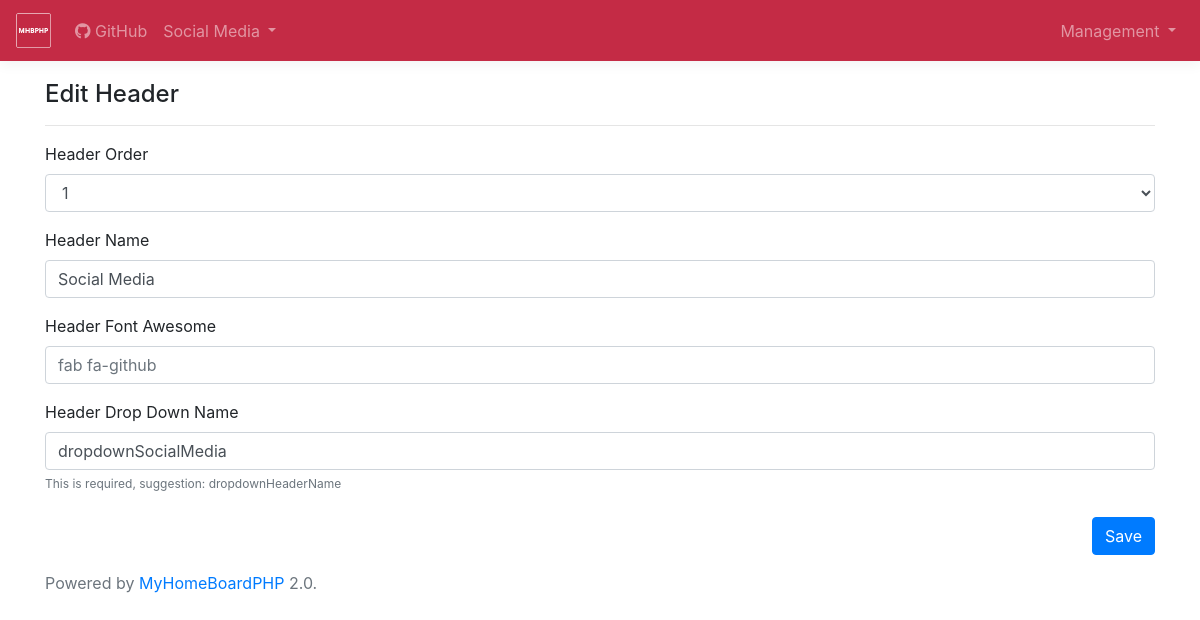
The page /links/mod.php?id=1&action=edit&type=header on the database its author committed.
### tables this page shows
CREATE TABLE `tblLink` (
  `LID` int(255) NOT NULL,
  `HID` int(255) NOT NULL,
  `LinkName` varchar(255) NOT NULL,
  `LinkHref` varchar(255) NOT NULL,
  `LinkOrder` int(255) NOT NULL,
  `LinkCustomVar` varchar(255) NOT NULL,
  `LinkFontAwesome` varchar(255) NOT NULL
);

CREATE TABLE `tblLinkHeaders` (
  `HID` int(255) NOT NULL COMMENT 'Link Header ID',
  `HeaderName` varchar(255) NOT NULL,
  `HeaderLink` varchar(255) NOT NULL,
  `HeaderDDName` varchar(255) NOT NULL COMMENT 'Dropdown Name',
  `HeaderOrder` int(11) NOT NULL,
  `HeaderFontAwesome` varchar(255) NOT NULL
);

### include/db/func.php (called while the page is built, shortened)
<?php
    class MyHomeBoardPHP {
        private $db;
        public function __construct(PDO $db){
        $this->db = $db;
        }
        function GetHeaderInfo($hid)
        {
            $q = "SELECT * FROM `tblLinkHeaders` WHERE `HID` = :hid";
            $query = $this->db->prepare($q);
            $query->execute( array('hid'=> $hid) );
            if($query->rowCount() > 0)
            {
              return $query->fetchall();
            }
        }
        function AllLinkHeaders()
        {
            $q = "SELECT * FROM `tblLinkHeaders` ORDER BY `HeaderOrder` ASC";
            $query = $this->db->prepare($q);
            $query->execute();
            return $query->fetchall();
        }
        function StandaloneLinks()
        {
            $q = "SELECT * FROM `tblLink` WHERE `HID` = '0' ORDER BY `LinkOrder` ASC";
            $query = $this->db->prepare($q);
            $query->execute();
            return $query->fetchall();
        }
        function GetHeaderCount()
        {
            $q = "SELECT * FROM `tblLinkHeaders`";
            $query = $this->db->prepare($q);
            $query->execute();
            return $query->rowCount();
        }
    }
?>

### links/mod.php (the view, shortened to what this page needs)
<?php
    require("../include/db/conn.php");
    require("../include/db/func.php");
    $home = new MyHomeBoardPHP($pdo);
    if(isset($_GET['action']) && isset($_GET['id']) && isset($_GET['type'])){
        $type = htmlentities($_GET['type']);
        $action = htmlentities($_GET['action']);
        $id = htmlentities($_GET['id']);
        if($action == "delete") {
            if ($type == 'link') {
                $name = $home->GetLinkInfo($id)[0]['LinkName'];
                $home->DeleteLink($id);
            } elseif ($type == 'header') {
                $name = $home->GetHeaderInfo($id)[0]['HeaderName'];
                $home->DeleteHeader($id);
            }
            header("location: " . URL . "/links/?action=deleted&name=" . $name . "&type=" . $type);
            die();
        } elseif($action =="edit" && $type == "header") {
            $db_edit_hid = $home->GetHeaderInfo($id)[0]['HID'];
            $db_edit_hname = $home->GetHeaderInfo($id)[0]['HeaderName'];
            $db_edit_hddname = $home->GetHeaderInfo($id)[0]['HeaderDDName'];
            $db_edit_horder = $home->GetHeaderInfo($id)[0]['HeaderOrder'];
            $db_edit_hfonta = $home->GetHeaderInfo($id)[0]['HeaderFontAwesome'];
        } else {
            header("location: " . URL . "/links/");
            die();
        }
    } else {
        header("location: " . URL . "/links/");
        die();
    }
?>
<!doctype html>
<html lang="en">
<head>
  <?php require("../include/style/css.php");?>
</head>
<body>
    <?php require("../include/navigation.php");?>
    <main role="main" class="container">
    <?php  if($type == "header" && $action == "edit") { ?>
        <div class="row">
            <div class="col">
            <h4>Edit Header</h4>
            <hr>
                <form action="" method="post">
                    <div class="row">
                        <div class="col">
                            <div class="form-group">
                                <label for="HeaderOrder">Header Order</label>
                                <select class="form-control" id="HeaderOrder" name="HeaderOrder">
                                    <?php $headerCount = $home->GetHeaderCount(); $hc = 1; while($hc < $headerCount + 1) { ?>
                                    <option <?php if($db_edit_horder == $hc) { print("selected"); }?>><?php print($hc);?></option>
                                    <?php $hc++; } ?>
                                </select>
                            </div>
                        </div>
                    </div>
                    <div class="form-group">
                        <label for="HeaderName">Header Name</label>
                        <input type="text" class="form-control" id="HeaderName" name="HeaderName" placeholder="MyHomeBoardPHP" value="<?php print($db_edit_hname);?>" required>
                    </div>
                    <div class="form-group">
                        <label for="HeaderFontAwesome">Header Font Awesome</label>
                        <input type="text" class="form-control" id="HeaderFontAwesome" name="HeaderFontAwesome" placeholder="fab fa-github" value="<?php print($db_edit_hfonta);?>">
                    </div>
                    <div class="form-group">
                        <label for="HeaderDDName">Header Drop Down Name</label>
                        <input type="text" class="form-control" id="HeaderDDName" name="HeaderDDName" placeholder="dropdownDevelopment" value="<?php print($db_edit_hddname);?>" required>
                        <label for="HeaderDDName" class="text-muted mt-1" style="font-size: 12px;">This is required, suggestion: dropdownHeaderName</label>
                    </div>
                    <button type="submit" class="btn btn-primary float-right" id="eh_submit" name="eh_submit">Save</button>
                </form>
            </div>
        </div>
    <?php } ?>
    <?php require("../include/footer.php"); ?>
    </main>
</body>
</html>

### include/navigation.php (shortened to what this page needs)
<nav class="navbar navbar-expand-md navbar-dark bg-dark bg-custom fixed-top box-shadow">
    <a class="navbar-brand" href="<?php print(URL);?>">
      <?php if(NavShowImage == true) { ?>
        <img class="d-block" src="<?php print(URL);?>/assets/images/<?php print(NavImage);?>" width="<?php print(NavWidth);?>" height="<?php print(NavHeight);?>" alt="Navigation Logo">
      <?php } else { ?>
        <?php print(WebName);?>
      <?php } ?>
      </a>
    <div class="collapse navbar-collapse justify-content-between" id="navbar">
      <ul class="navbar-nav mr-auto ">
        <?php foreach($home->StandaloneLinks() as $SL) { ?>
          <li class="nav-item">
            <a class="nav-link" <?php print(stripslashes($SL['LinkCustomVar']));?> href="<?php print($SL['LinkHref']);?>">
              <span class="<?php print($SL['LinkFontAwesome']);?>"></span>
              <?php print($SL['LinkName']);?>
            </a>
          </li>
        <?php } ?>
        <?php foreach($home->AllLinkHeaders() as $LH) { ?>
        <li class="nav-item dropdown">
          <a class="nav-link dropdown-toggle" href="<?php print($LH['HeaderLink']);?>" id="<?php print($LH['HeaderDDName']);?>" data-toggle="dropdown" aria-haspopup="true" aria-expanded="false">
            <?php print($LH['HeaderName']);?>
          </a>
        </li>
        <?php } ?>
      </ul>
      <ul class="navbar-nav">
      <li class="nav-item dropdown">
      <a class="nav-link dropdown-toggle" href="" id="dropdownManagement" data-toggle="dropdown" aria-haspopup="true" aria-expanded="false">
            Management
          </a>
        </li>
     </ul>
    </div>
  </nav>

### assets/css/custom.css (style rules this page uses)
body { padding-top: 5rem; }
.box-shadow { box-shadow: 0 .25rem .75rem rgba(0, 0, 0, .05); }

### rows shown on the page
tbllink: LinkName "GitHub"
tbllinkheaders: HeaderName "Social Media", HeaderOrder "1", HeaderDDName "dropdownSocialMedia"

### other values the page prints
MHBPHP_Version "2.0"
